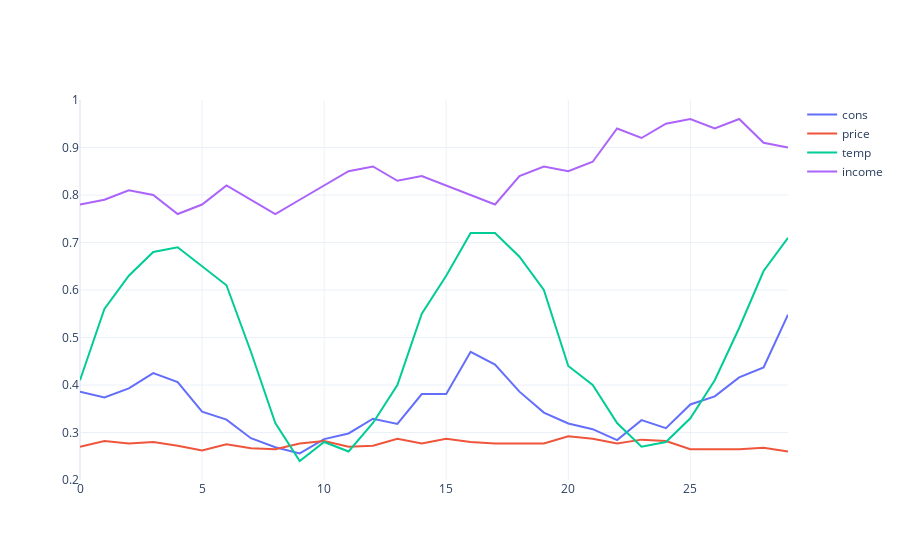

Notebook code cell kept with this figure:
### Code cell
plotly_df(pd.concat([icecream[['cons', 'price']], icecream[['temp', 'income']]/100], axis = 1))
